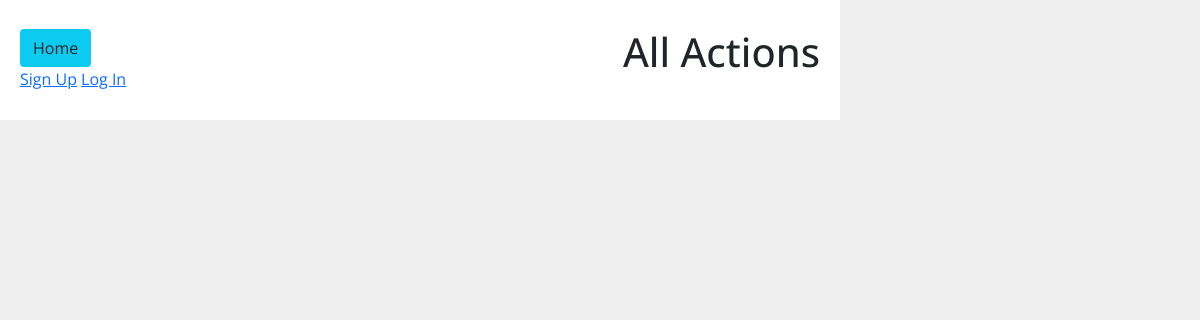
/acts, run on an earlier commit of the app's database.
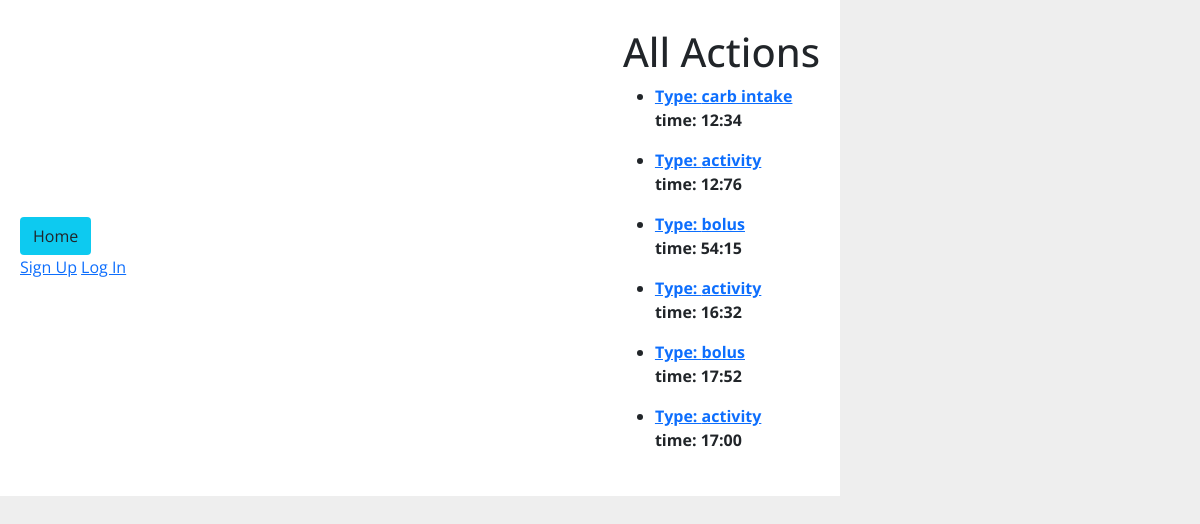
And on a later commit of the database.
### bs_track/models.py (models this page shows)
class Action(db.Model):
    id = col(db.Integer, primary_key=True)
    time = col(db.String(6), nullable=False)
    act_type = col(db.Enum(ACTIONTYPES), default=ACTIONTYPES.BOLUS)
    notes = col(db.String(160), nullable=True)
    created_by_id = db.Column(db.Integer, db.ForeignKey("user.id"))
    created_by = db.relationship("User")

### bs_track/acts/routes.py (the view)
@routes.route('/acts')
def index():
    bs = Bloodsugar.query.all()
    actions = Action.query.all()
    return render_template('all_act.html', bs=bs, actions=actions)

### bs_track/utils.py (called while the page is built)
    def __str__(self):
        return str(self.value)

### bs_track/templates/all_act.html
{% extends 'base.html' %}
{% block content %}
<div>
<h1>All Actions</h1>
<ul>
{% for act in actions %}
    <li >
       <a href="/acts/{{ act.id }}"> <strong>Type: {{ act.act_type }}</strong></a>
        <p><strong>time: {{ act.time }}</strong></p></a>
    </li>
    {% endfor %}
</ul>
</div>
{% endblock %}

### bs_track/templates/base.html (shortened to what this page needs)
<!DOCTYPE html>
<html>
<head>
    <link href="https://cdn.jsdelivr.net/npm/bootstrap@5.1.3/dist/css/bootstrap.min.css" rel="stylesheet">
    <link rel="stylesheet" href="/static/style.css">
</head>
<body>
    <div id="content">
        <div class="navbar">
        <nav>
            <a href="/" class="btn bg-info" style="max-height:40px;">Home</a>
            <div>
                {% if current_user.is_authenticated %}
                <div>
                    <a href="{{url_for('bs.new_bs')}}" class="m-2 btn bg-info"> New Blood Sugar</a>
                    <a href="{{url_for('bs.index')}}" class="btn bg-light border border-info">> View All</a>
                    <a href="{{url_for('acts.new_act')}}" class=" m-2 btn bg-success">New Action</a>
                    <a href="{{url_for('acts.index')}}" class="btn bg-light border border-success">> View All</a>
                    <a href="{{url_for('auth.logout')}}"class="text-dark left-0 btn btn-light border border-dark"> <small > logout </small></a>
                </div>
                {% else %}
                <a href="/signup">Sign Up</a>
                <a href="/login">Log In</a>
                {% endif %}
            </div>
        </nav>
        {% block content %}{% endblock %}
        </div>
    </div>
</body>
</html>

### bs_track/static/style.css (style rules this page uses)
body { display: flex; flex-direction: column; background-color: #eee; font-family: 'Open Sans', sans-serif; }
#content { width: 70%; background-color: white; padding: 20px; }

What changed in the data, as far as the page shows it:
added Action: act_type "carb intake", time "12:34"
added Action: act_type "activity", time "12:76"
added Action: act_type "bolus", time "54:15"
added Action: act_type "activity", time "16:32"
added Action: act_type "bolus", time "17:52"
added Action: act_type "activity", time "17:00"
